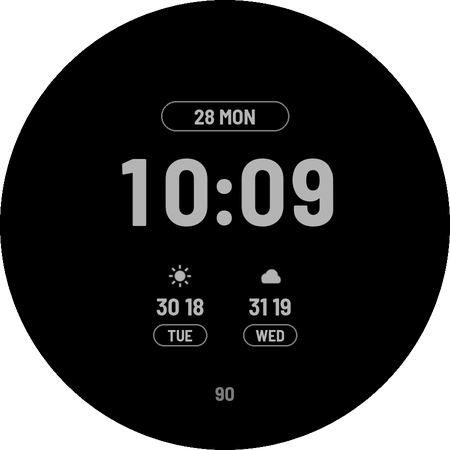
#> input picture faces/nimbus/docs/ambient.png, 450 x 450 px, given in place of wxl_partly_day.png, which was not available
$ python render_preview.py
#> lines starting #> are read from the running program, lines starting #| are printed output that depends on the picture
### tools/preview.py
"""Shared Pillow helpers for the faces' design/render_preview.py mock-ups.

Coordinates are in face pixels (450x450 canvas); ss is the supersampling factor the
caller draws at. Colours are WFF '#AARRGGBB' strings converted with col().
"""
import math
from PIL import Image, ImageDraw, ImageFont

_FONTS = {}


def col(h):
    """'#AARRGGBB' -> (r, g, b, a)."""
    h = h.lstrip("#")
    a, rgb = int(h[:2], 16), h[2:]
    return tuple(int(rgb[i:i + 2], 16) for i in (0, 2, 4)) + (a,)


def font(path, size, ss):
    key = (path, int(size * ss))
    if key not in _FONTS:
        _FONTS[key] = ImageFont.truetype(path, key[1])
    return _FONTS[key]


def text_box(d, path, ss, x, y, w, h, t, size, color, align="CENTER"):
    """Text vertically centred in the box, aligned like WFF's Text align."""
    f = font(path, size, ss)
    ax = {"CENTER": (x + w / 2, "mm"), "START": (x, "lm"), "END": (x + w, "rm")}[align]
    d.text((ax[0] * ss, (y + h / 2) * ss), t, font=f, fill=color, anchor=ax[1])


def paste_icon(im, png, ss, x, y, w, h, tint=None):
    """Paste a PNG resource scaled to the box; tint replaces its colour, keeping its alpha."""
    ic = Image.open(png).convert("RGBA").resize((round(w * ss), round(h * ss)), Image.LANCZOS)
    if tint:
        solid = Image.new("RGBA", ic.size, tint[:3] + (255,))
        solid.putalpha(ic.getchannel("A"))
        ic = solid
    im.alpha_composite(ic, (round(x * ss), round(y * ss)))


# [24 lines left out: functions finish, lit_fraction, theme_sheet, not called in this run]

### faces/nimbus/design/gen_watchface.py
#!/usr/bin/env python3
"""Generates res/raw/watchface.xml for the "Nimbus" Watch Face Format (v2) face.

Run from the face folder (faces/nimbus):
    python3 design/make_weather_art.py        # only if the big weather pictures change
    python3 design/make_icons.py              # only if the small icons change
    python3 design/gen_watchface.py > src/main/res/raw/watchface.xml
    python3 design/render_preview.py          # preview.png, launcher icon, docs/*.png
Geometry is for a 450x450 round canvas. Angles: 0 = 12 o'clock, clockwise.
User-visible setting names live in src/main/res/values/strings.xml.
"""
import math, os, sys
from PIL import ImageFont

HERE = os.path.dirname(os.path.abspath(__file__))
sys.path.insert(0, os.path.join(HERE, "..", "..", "..", "tools"))
import wff
from wff import ind, esc, tmpl, cond, image, any_of, RAIN_CODES, SNOW_CODES, STORM, RANGE, GOAL, MONO, CTEXT
FONT = "barlow_sc_bold"
FONT_FILE = os.path.join(HERE, "..", "src", "main", "res", "font", FONT + ".ttf")
CX = CY = 225

# Theme colours: [0] outer band, [1] inner band, [2] accent (pill, battery, icons).
THEMES = [
    ("olive",    "theme_olive",    ["#FF5C6B2E", "#FF46521F", "#FFB9CC6A"]),
    ("steel",    "theme_steel",    ["#FF3E5C7A", "#FF2E4760", "#FF8FC0EE"]),
    ("rust",     "theme_rust",     ["#FF8A4A22", "#FF6B3818", "#FFF0A066"]),
    ("crimson",  "theme_crimson",  ["#FF7A2630", "#FF5E1C24", "#FFF0707E"]),
    ("violet",   "theme_violet",   ["#FF55347E", "#FF412763", "#FFB896F0"]),
    ("plum",     "theme_plum",     ["#FF6E2F62", "#FF55234B", "#FFE493D2"]),
    ("teal",     "theme_teal",     ["#FF1F6466", "#FF174D4F", "#FF6FD6D2"]),
    ("forest",   "theme_forest",   ["#FF2F5E3A", "#FF23482C", "#FF84D69A"]),
    ("navy",     "theme_navy",     ["#FF283C78", "#FF1D2D5C", "#FF8EA6F2"]),
    ("sand",     "theme_sand",     ["#FF7A6A48", "#FF5E5136", "#FFE8D3A0"]),
    ("graphite", "theme_graphite", ["#FF4A4A4E", "#FF38383B", "#FFD0D0D6"]),
    ("midnight", "theme_midnight", ["#FF1E1E26", "#FF16161C", "#FF9FA8C8"]),
]


c = wff.theme


WHITE = "#FFFFFFFF"
LABEL = "#B3FFFFFF"     # 70% white

# ---- Rings ----------------------------------------------------------------------
# (band centre radius, band thickness, text ellipse radius, label size, value size)
OUTER = dict(r=206, t=34, tr=208, ls=14, vs=23)
INNER = dict(r=170, t=30, tr=172, ls=13, vs=21)
# Text sits on an ellipse a few px outside the band centre: the WFF renderer is not
# documented on whether TextCircular text is centred on the ellipse or hangs inside
# it; this radius keeps the text inside the band either way.

S = "[STEP_COUNT]"
WX = "[WEATHER.IS_AVAILABLE]"
T, HI, LO = "[WEATHER.TEMPERATURE]", "[WEATHER.DAY_TEMPERATURE_HIGH]", "[WEATHER.DAY_TEMPERATURE_LOW]"


def tenths(expr):
    """Two params that print expr as 'a.b' with '%d.%d'."""
    return [f"floor({expr})", f"floor(({expr}) * 10) - floor({expr}) * 10"]


# Ring data choices: id, setting name, label on the face, template, params, guard, sample.
# Distance has no WFF data source, so it's estimated from steps at 0.75 m per step.
OPTIONS = [
    ("none",  "opt_none",  "",       "",         [],                                  None, ""),
    ("steps", "opt_steps", "STEPS",  "%d",       [S],                                 None, "9998"),
    ("goal",  "opt_goal",  "GOAL %", "%d",       ["[STEP_PERCENT]"],                  None, "19"),
    ("km",    "opt_km",    "KM",     "%d.%d",    tenths(f"{S} * 0.00075"),            None, "7.6"),
    ("mi",    "opt_mi",    "MI",     "%d.%d",    tenths(f"{S} * 0.000466"),           None, "4.7"),
    ("notif", "opt_notif", "NOTIFY", "%d",       ["[UNREAD_NOTIFICATION_COUNT]"],     None, "9"),
    ("hr",    "opt_hr",    "BPM",    "%d",       ["round([HEART_RATE])"],             "[HEART_RATE] &gt; 0", "83"),
    ("uv",    "opt_uv",    "UV",     "%d",       ["[WEATHER.UV_INDEX]"],              WX, "3"),
    ("temp",  "opt_temp",  "TEMP",   "%d° %d %d", [T, HI, LO],                       WX, "25° 30 18"),
    ("hilo",  "opt_hilo",  "HI LO",  "%d %d",    [HI, LO],                            WX, "30 18"),
    ("rain",  "opt_rain",  "RAIN %", "%d",       ["[WEATHER.CHANCE_OF_PRECIPITATION]"], WX, "40"),
    ("batt",  "opt_batt",  "BATT %", "%d",       ["[BATTERY_PERCENT]"],               None, "90"),
]
OPT = {o[0]: o for o in OPTIONS}

# Ring positions: config id, setting name, ring, (start, end) angles, default option.
POSITIONS = [
    ("ringO1", "pos_o1", OUTER, (-118, -72), "goal"),
    ("ringO2", "pos_o2", OUTER, (-63, -7),   "steps"),
    ("ringO3", "pos_o3", OUTER, (7, 63),     "uv"),
    ("ringO4", "pos_o4", OUTER, (72, 118),   "temp"),
    ("ringI1", "pos_i1", INNER, (-112, -68), "km"),
    ("ringI2", "pos_i2", INNER, (-59, -7),   "notif"),
    ("ringI3", "pos_i3", INNER, (7, 59),     "hr"),
    ("ringI4", "pos_i4", INNER, (68, 112),   "rain"),
]
DOTS = {id(OUTER): (-67.5, 0, 67.5), id(INNER): (-63.5, 0, 63.5)}

# ---- Centre -----------------------------------------------------------------------
DISK_R = 152
ART = (115, 62, 220, 220)          # x, y, w, h of the big weather picture
# Weather pictures per kind (wff.WEATHER_KINDS): big picture (day, night), small icon (day, night)
WEATHER = {
    "storm":  (("wxl_storm", "wxl_storm"),             ("wx_storm", "wx_storm")),
    "rain":   (("wxl_rain", "wxl_rain"),               ("wx_rain", "wx_rain")),
    "snow":   (("wxl_snow", "wxl_snow"),               ("wx_snow", "wx_snow")),
    "fog":    (("wxl_fog", "wxl_fog"),                 ("wx_fog", "wx_fog")),
    "cloud":  (("wxl_cloud", "wxl_cloud"),             ("wx_cloud", "wx_cloud")),
    "partly": (("wxl_partly_day", "wxl_partly_night"), ("wx_partly", "wx_partly")),
    "wind":   (("wxl_wind", "wxl_wind"),               ("wx_wind", "wx_wind")),
    "clear":  (("wxl_sun", "wxl_moon"),                ("wx_sun", "wx_moon")),
}


def weather_cases(src, isday=None, big=False):
    """[(expression, resource)] for a condition source. isday=None means daytime only."""
    return wff.weather_cases(src, lambda k: WEATHER[k][0 if big else 1], isday)


# Lower block
PILL = (118, 284, 214, 34)          # x, y, w, h
SIDE = (76, 64)                     # side complication size
SIDE_C = [(70, 300), (380, 300)]    # centres
PILL_SLOT = (122, 285, 102, 32)
TIME_CY = 352                       # visual centre of the digits
BATT_Y = 388
BATT_ARC = dict(r=202, a0=154, a1=206)

# Rain/snow motion (optional, off by default)
DROPS = [(150, 0.9), (172, 1.1), (196, 0.8), (218, 1.0), (240, 0.95), (262, 1.15), (284, 0.85), (306, 1.05)]


def font(size, color, body, extra=""):
    return wff.font(FONT, size, color, body, extra)


def text(x, y, w, h, body, size, color=WHITE, align="CENTER"):
    return wff.text(FONT, x, y, w, h, body, size, color, align)


# [18 lines left out: functions ctext, outline_pill, not called in this run]


# ---- Ring text --------------------------------------------------------------------
_F = {}


def width(t, size):
    if size not in _F:
        _F[size] = ImageFont.truetype(FONT_FILE, size)
    return _F[size].getlength(t)


def ring_split(ring, a0, a1, label, sample):
    """Label ends at `split`, value starts at `split + gap`, so label+sample value is centred."""
    r = ring["tr"] - ring["vs"] * 0.35           # roughly where the glyph middles sit
    deg = lambda px: math.degrees(px / r)
    gap = deg(5)
    wl, wv = deg(width(label, ring["ls"])), deg(width(sample, ring["vs"]))
    return (a0 + a1) / 2 - (wl + gap + wv) / 2 + wl, gap


# [88 lines left out: functions ring_item, ring_position, bands, weather_art, motion, not called in this run]


DATE = '<Upper>' + tmpl("%d %s", ["[DAY]", "[DAY_OF_WEEK_S]"]) + '</Upper>'


# [4 lines left out: function pill, not called in this run]


DIGIT = 0.53    # digit box width in em (monospaced boxes stop the time jiggling each second)
COLON = 0.26


# [24 lines left out: functions clock_boxes, clock, not called in this run]


HM = [("hh_10", "hh_1"), ("mm_10", "mm_1")]
HMS = HM + [("ss_10", "ss_1")]


# [28 lines left out: functions time_block, battery, not called in this run]


# ---- Complications --------------------------------------------------------------------
def text_or_value(x, y, w, h, size, value):
    return wff.text_or_value(FONT, x, y, w, h, size, WHITE, value)


# [35 lines left out: functions bar, side_slot, pill_slot, not called in this run]


# ---- Always-on ---------------------------------------------------------------------------
AOD_GREY = "#FFB4B4B4"
AOD_DIM = "#FF7A7A7A"
DAYS = ["SUN", "MON", "TUE", "WED", "THU", "FRI", "SAT"]   # WFF DAY_OF_WEEK: 1 = Sunday


# [7 lines left out: function forecast_block, not called in this run]


def day_name_text(cx, y, k):
    exprs = [(f"d{d}", f"[DAY_OF_WEEK] + {k} == {d} || [DAY_OF_WEEK] + {k} == {d + 7}") for d in range(1, 8)]
    return cond(exprs, [(f"d{d}", text(cx - 28, y, 56, 22, DAYS[d - 1], 16, AOD_GREY)) for d in range(1, 8)])


AOD_FC_Y = 262
AOD_FC_X = (180, 270)


# [32 lines left out: functions ambient, user_configs, not called in this run]


SLOTS_SIDE = [(0, "slot_left", *SIDE_C[0], "NEXT_EVENT", "SHORT_TEXT"),
              (1, "slot_right", *SIDE_C[1], "WORLD_CLOCK", "SHORT_TEXT")]
SLOT_PILL = (2, "slot_pill", "SUNRISE_SUNSET", "SHORT_TEXT")


# [8 lines left out: function main, not called in this run]


# [2 lines that do not run on import are left out]

### tools/wff.py
"""Shared Watch Face Format (v2) XML helpers for the face generators in faces/*/design/.

Each face's gen_watchface.py imports this module:
    sys.path.insert(0, os.path.join(<repo>, "tools")); import wff
Everything here returns XML text. Geometry is for the 450x450 round canvas.
Angles: 0 = 12 o'clock, clockwise.
"""

CANVAS = 450

# ---- Text ---------------------------------------------------------------------------


# [4 lines left out: function ind, not called in this run]


def esc(t):
    return t.replace("&", "&amp;").replace("<", "&lt;")


def theme(i, cfg="theme"):
    """Reference to colour i of a ColorConfiguration."""
    return f"[CONFIGURATION.{cfg}.{i}]"


def tmpl(template, params):
    """Literal text, or a <Template> with one <Parameter> per expression."""
    if not params:
        return esc(template)
    p = "".join(f'<Parameter expression="{e}"/>' for e in params)
    return f"<Template>{esc(template)}{p}</Template>"


def font(family, size, color, body, extra=""):
    return f'<Font family="{family}" size="{size}" color="{color}"{extra}>{body}</Font>'


# [13 lines left out: functions text, cond, not called in this run]


def group(name, body, x=0, y=0, w=CANVAS, h=CANVAS, attrs=""):
    return (f'<Group name="{name}" x="{x}" y="{y}" width="{w}" height="{h}"{attrs}>\n'
            + ind(body, 2) + '</Group>\n')


# [15 lines left out: functions image, time_text, not called in this run]


def digital_clock(body):
    """One DigitalClock around all TimeTexts: one time binding instead of one per digit."""
    return f'<DigitalClock x="0" y="0" width="{CANVAS}" height="{CANVAS}">\n' + ind(body, 2) + '</DigitalClock>\n'


# ---- Always-on ------------------------------------------------------------------------


def active_only(name, body, attrs=""):
    """Group drawn in interactive mode, hidden in always-on."""
    return group(name, '<Variant mode="AMBIENT" target="alpha" value="0"/>\n' + body, attrs=attrs)


def ambient_only(name, body):
    """Group hidden in interactive mode, drawn in always-on."""
    return group(name, '<Variant mode="AMBIENT" target="alpha" value="255"/>\n' + body, attrs=' alpha="0"')


# ---- Weather --------------------------------------------------------------------------
# WEATHER.CONDITION values 0..15 (developer.android.com/reference/wear-os/wff/common/
# attributes/source-type). First match wins; 0 (unknown) and anything unmatched fall
# through to the caller's default.
RAIN_CODES, SNOW_CODES, STORM = (4, 6, 10, 12), (5, 7, 11), 9
WEATHER_KINDS = [
    ((STORM,),   "storm"),
    (RAIN_CODES, "rain"),
    (SNOW_CODES, "snow"),
    ((3, 13),    "fog"),
    ((2,),       "cloud"),
    ((14,),      "partly"),
    ((15,),      "wind"),
    ((1, 8),     "clear"),
]
WX_OK = "[WEATHER.IS_AVAILABLE] &amp;&amp; !([WEATHER.IS_ERROR])"


def any_of(src, codes):
    e = " || ".join(f"{src} == {v}" for v in codes)
    return f"({e})" if len(codes) > 1 else e


# [20 lines left out: functions weather_cases, weather_switch, not called in this run]


# ---- Complications ----------------------------------------------------------------------
RANGE = "([COMPLICATION.RANGED_VALUE_VALUE] - [COMPLICATION.RANGED_VALUE_MIN]) / ([COMPLICATION.RANGED_VALUE_MAX] - [COMPLICATION.RANGED_VALUE_MIN])"
GOAL = "[COMPLICATION.GOAL_PROGRESS_VALUE] / [COMPLICATION.GOAL_PROGRESS_TARGET_VALUE]"
MONO = "[COMPLICATION.MONOCHROMATIC_IMAGE]"
CTEXT = tmpl("%s", ["[COMPLICATION.TEXT]"])
CTITLE = tmpl("%s", ["[COMPLICATION.TITLE]"])


# [4 lines left out: function text_or_value, not called in this run]


def round_box(W, H, r=None):
    return f'<BoundingRoundBox x="0" y="0" width="{W}" height="{H}" cornerRadius="{min(W, H) // 2 if r is None else r}"/>'


# [38 lines left out: functions slot_xml, color_config, watchface, not called in this run]

### faces/nimbus/design/render_preview.py
#!/usr/bin/env python3
"""Approximate PIL render of Nimbus, for the picker preview and the docs images.

Not the real WFF renderer: it reuses gen_watchface.py's geometry so layout changes show
up here, but text placement on curves and font hinting are close, not exact.
usage: python3 design/render_preview.py   -> res/drawable-nodpi/preview.png, mipmap ic_launcher,
                                              docs/preview.png, docs/themes.png, docs/ambient.png
"""
import math, os, sys
from PIL import Image, ImageDraw

sys.path.insert(0, os.path.dirname(os.path.abspath(__file__)))
import gen_watchface as g   # also puts tools/ on sys.path
import preview
from preview import col

ROOT = os.path.join(os.path.dirname(os.path.abspath(__file__)), "..")
RES = os.path.join(ROOT, "src", "main", "res")
DOCS = os.path.join(ROOT, "docs")
SS = 2
N = 450 * SS


def F(size):
    return preview.font(g.FONT_FILE, size, SS)


def text_box(d, x, y, w, h, t, size, color, align="CENTER"):
    preview.text_box(d, g.FONT_FILE, SS, x, y, w, h, t, size, color, align)


def paste_icon(im, res, x, y, w, h, tint=None):
    preview.paste_icon(im, os.path.join(RES, "drawable-nodpi", res + ".png"), SS, x, y, w, h, tint)


def finish(im):
    return preview.finish(im, SS)


def ring_band(d, r, t, color):
    r0, r1 = (r + t / 2) * SS, (r - t / 2) * SS
    c = g.CX * SS
    d.ellipse((c - r0, c - r0, c + r0, c + r0), fill=color)
    d.ellipse((c - r1, c - r1, c + r1, c + r1), fill=(0, 0, 0, 255))


def curved(im, text, ring, a0, a1, size, color, align):
    if not text:
        return
    f = F(size)
    r = (ring["tr"] - ring["vs"] * 0.35) * SS
    total = math.degrees(f.getlength(text) / r)
    start = {"START": a0, "END": a1 - total, "CENTER": (a0 + a1 - total) / 2}[align]
    ang = start
    for ch in text:
        w = f.getlength(ch)
        mid = ang + math.degrees(w / 2 / r)
        tile = Image.new("RGBA", (int(w) + 4 * SS, int(size * 1.6 * SS)), (0, 0, 0, 0))
        ImageDraw.Draw(tile).text((tile.width / 2, tile.height / 2), ch, font=f, fill=color, anchor="mm")
        tile = tile.rotate(-mid, resample=Image.BICUBIC, expand=True)
        x = g.CX * SS + r * math.sin(math.radians(mid))
        y = g.CY * SS - r * math.cos(math.radians(mid))
        im.alpha_composite(tile, (int(x - tile.width / 2), int(y - tile.height / 2)))
        ang += math.degrees(w / r)


# [5 lines left out: function clock, not called in this run]


def render(theme=0, art="wxl_partly_day", seconds=True, sample="10:30:00"):
#> called with theme = 0, art = 'wxl_partly_day', seconds = True, sample = '10:30:00'
    cs = [col(x) for x in g.THEMES[theme][2]]
    im = Image.new("RGBA", (N, N), (0, 0, 0, 255))
    d = ImageDraw.Draw(im)
    ring_band(d, g.OUTER["r"], g.OUTER["t"], cs[0])
    ring_band(d, g.INNER["r"], g.INNER["t"], cs[1])
    for ring in (g.OUTER, g.INNER):
        for a in g.DOTS[id(ring)]:
            x = (g.CX + ring["r"] * math.sin(math.radians(a))) * SS
            y = (g.CY - ring["r"] * math.cos(math.radians(a))) * SS
            d.ellipse((x - 3 * SS, y - 3 * SS, x + 3 * SS, y + 3 * SS), outline=(255, 255, 255, 150), width=SS)
    c, r = g.CX * SS, g.DISK_R * SS
    d.ellipse((c - r, c - r, c + r, c + r), fill=(0, 0, 0, 255))
    # lower fade
    fade = Image.new("RGBA", (N, N), (0, 0, 0, 0))
    fd = ImageDraw.Draw(fade)
    for y in range(235 * SS, N):
        t = (y / SS - 235) / 165
        a = 230 * min(t / 0.75, 1) if t < 0.75 else 230 + 25 * min((t - 0.75) / 0.25, 1)
        fd.line((0, y, N, y), fill=(0, 0, 0, int(min(a, 255))))
    for pid, _, ring, (a0, a1), default in g.POSITIONS:
        o = g.OPT[default]
        if o[0] == "none":
            continue
        split, gap = g.ring_split(ring, a0, a1, o[2], o[6])
        curved(im, o[2], ring, a0, split, ring["ls"], col(g.LABEL), "END")
        curved(im, o[6], ring, split + gap, a1, ring["vs"], col(g.WHITE), "START")
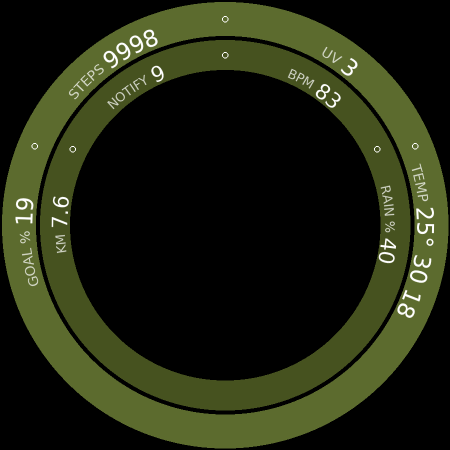
#> im: PIL image 900x900 RGBA (shown at 1/2 size); mean R, G, B, A 33.1, 38.1, 17.4, 255; transparent parts drawn white
    x, y, w, h = g.ART
    paste_icon(im, art, x, y, w, h)
    im.alpha_composite(fade)
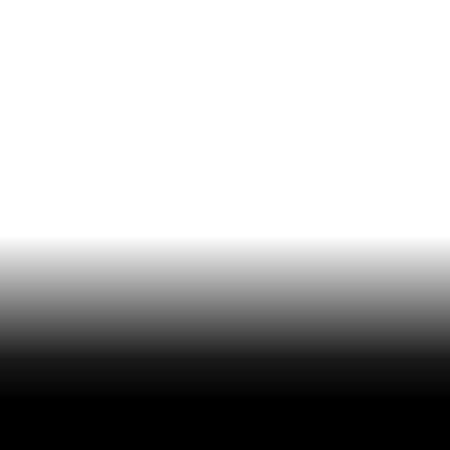
#> fade: PIL image 900x900 RGBA (shown at 1/2 size); mean R, G, B, A 0, 0, 0, 81.9; transparent parts drawn white
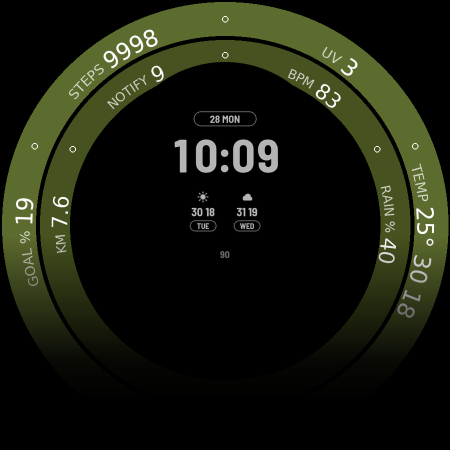
#> im: PIL image 900x900 RGBA (shown at 1/2 size); mean R, G, B, A 23.7, 26.8, 13.9, 255; transparent parts drawn white
    d = ImageDraw.Draw(im)
    # pill
    x, y, w, h = g.PILL
    d.rounded_rectangle((x * SS, y * SS, (x + w) * SS, (y + h) * SS), radius=h * SS // 2,
                        fill=(0, 0, 0, 180), outline=cs[2], width=2 * SS)
    text_box(d, x + 108, y + 2, w - 122, h - 4, "28 MON", 22, (255, 255, 255, 255), "END")
    px, py, pw, ph = g.PILL_SLOT
    paste_icon(im, "wx_sun", px + 4, py + 5, 22, 22, cs[2])
#> call 2 of paste_icon, with res = 'wx_sun', x = 126, y = 290, w = 22, h = 22, tint = (185, 204, 106, 255)
#> call 2 of paste_icon, with ss = 2, x = 126, y = 290, w = 22, h = 22, tint = (185, 204, 106, 255)
#> in paste_icon (call 2), `ic = Image.open(png).convert("RGBA").resize((round(w * ss), round(h * ..`:
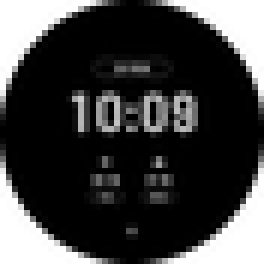
#> ic: PIL image 44x44 RGBA (shown 6 times larger); mean R, G, B, A 9.3, 9.3, 9.3, 200.3; transparent parts drawn white
#> in paste_icon (call 2), `solid.putalpha(ic.getchannel("A"))`:
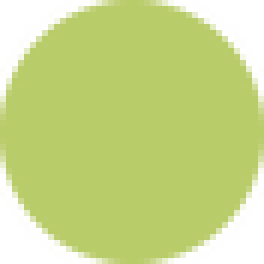
#> solid: PIL image 44x44 RGBA (shown 6 times larger); mean R, G, B, A 185, 204, 106, 200.3; transparent parts drawn white
#> in paste_icon (call 2), `im.alpha_composite(ic, (round(x * ss), round(y * ss)))`:
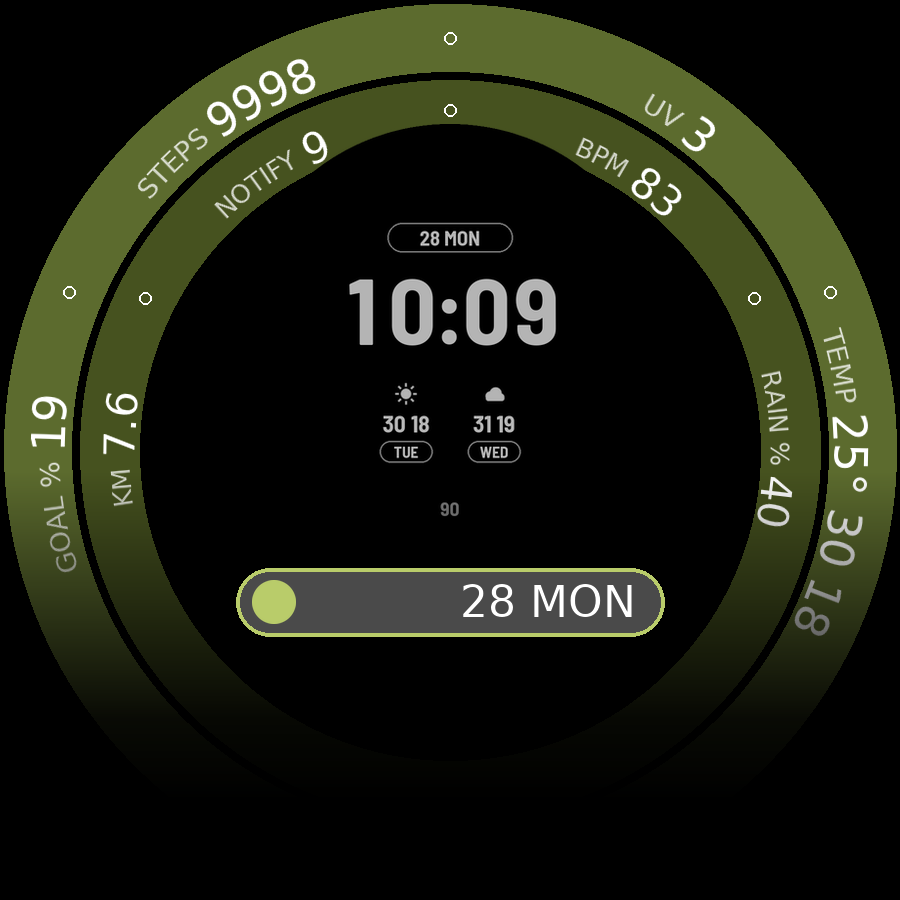
#> im: PIL image 900x900 RGBA; mean R, G, B, A 25.5, 28.7, 15.1, 253; transparent parts drawn white
    text_box(d, px + 30, py + 1, pw - 32, ph - 2, "18:49", 22, (255, 255, 255, 255), "START")
    # side complications (sample content)
    for (cx, cy), icon, txt in zip(g.SIDE_C, ("wx_cloud", "wx_wind"), ("1015", "25°")):
        W, H = g.SIDE
        paste_icon(im, icon, cx - 13, cy - H // 2 + 2, 26, 26, (255, 255, 255))
        text_box(d, cx - W // 2, cy - H // 2 + 29, W, 30, txt, 22, (255, 255, 255, 255))
    if seconds:
        clock(d, 62, g.HMS, (255, 255, 255, 255), g.TIME_CY, sample)
    else:
        clock(d, 74, g.HM, (255, 255, 255, 255), g.TIME_CY, sample[:5])
    # battery
    a = g.BATT_ARC
    rb = a["r"] * SS
    box = (c - rb, c - rb, c + rb, c + rb)
    # PIL angles: 0 = 3 o'clock; WFF 0 = 12 o'clock
    d.arc(box, a["a0"] - 90, a["a1"] - 90, fill=(255, 255, 255, 64), width=7 * SS)
    span = (a["a1"] - a["a0"]) * 0.9
    d.arc(box, a["a1"] - 90 - span, a["a1"] - 90, fill=cs[2], width=7 * SS)
    paste_icon(im, "ic_bolt", g.CX - 28, g.BATT_Y + 6, 14, 16, cs[2])
    text_box(d, g.CX - 10, g.BATT_Y, 60, 28, "90", 24, (255, 255, 255, 255), "START")
    return finish(im)


# [16 lines left out: function render_ambient, not called in this run]


def main():
    os.makedirs(DOCS, exist_ok=True)
    main_img = render()
    main_img.convert("RGB").save(os.path.join(RES, "drawable-nodpi", "preview.png"), optimize=True)
    main_img.resize((192, 192), Image.LANCZOS).save(os.path.join(RES, "mipmap-nodpi", "ic_launcher.png"), optimize=True)
    main_img.save(os.path.join(DOCS, "preview.png"))
    arts = ["wxl_cloud", "wxl_moon", "wxl_rain", "wxl_sun", "wxl_partly_night", "wxl_snow",
            "wxl_storm", "wxl_fog", "wxl_partly_day", "wxl_wind", "wxl_cloud", "wxl_moon"]
    sheet = preview.theme_sheet(lambda i: render(i, arts[i]), len(g.THEMES))
    sheet.save(os.path.join(DOCS, "themes.png"), optimize=True)
    amb = render_ambient()
    amb.save(os.path.join(DOCS, "ambient.png"))
    print(f"ambient lit pixels: {preview.lit_fraction(amb) * 100:.1f}% of the dial")


if __name__ == "__main__":
#> (the run stopped early here; a loop or call above may not have finished)
